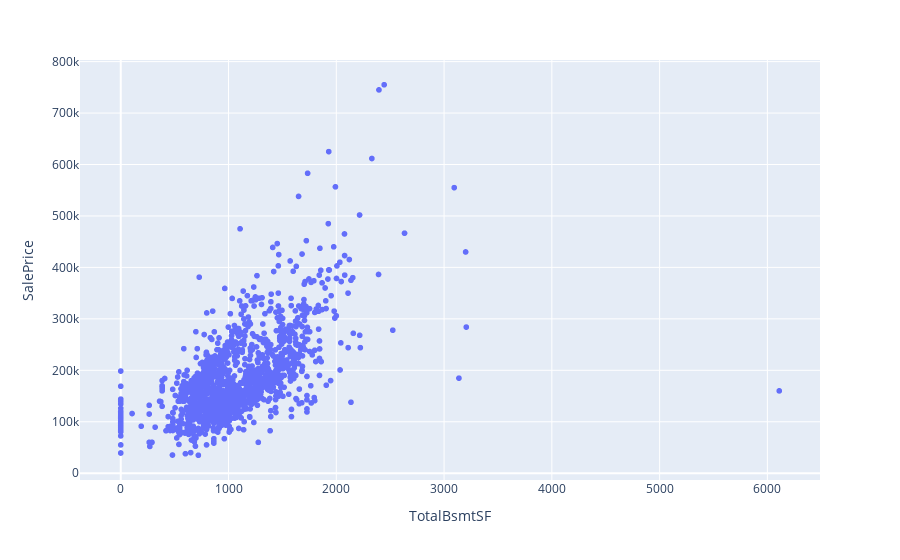

This figure's notebook cell:
### Code cell
bsmtsf_price = px.scatter(df_train, x='TotalBsmtSF', y='SalePrice')
bsmtsf_price.show()

### Figure 1 — Plotly figure (JSON) as saved in the notebook; plotly's stock layout.template omitted (floating-point values rounded to 4 significant figures; data arrays with more than 128 entries replaced by an {"elided": "..."} marker saying what was removed)
{"data": [{"hovertemplate": "TotalBsmtSF=%{x}<br>SalePrice=%{y}<extra></extra>", "legendgroup": "", "marker": {"color": "#636efa", "symbol": "circle"}, "mode": "markers", "name": "", "showlegend": false, "type": "scattergl", "x": {"elided": "1460 int values"}, "xaxis": "x", "y": {"elided": "1460 int values"}, "yaxis": "y"}], "layout": {"legend": {"tracegroupgap": 0}, "margin": {"t": 60}, "xaxis": {"anchor": "y", "domain": [0, 1], "title": {"text": "TotalBsmtSF"}}, "yaxis": {"anchor": "x", "domain": [0, 1], "title": {"text": "SalePrice"}}}}
